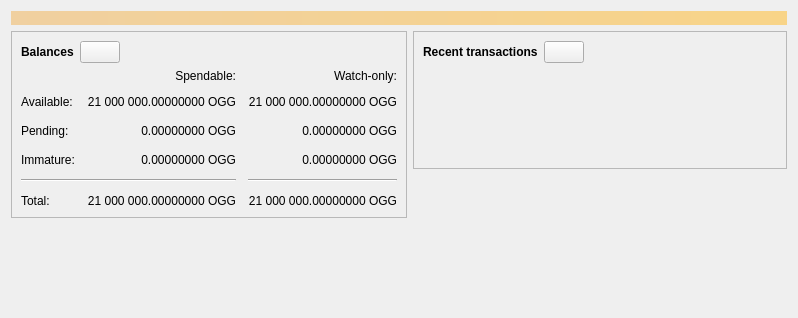
<?xml version="1.0" encoding="UTF-8"?>
<ui version="4.0">
 <class>OverviewPage</class>
 <widget class="QWidget" name="OverviewPage">
  <property name="geometry">
   <rect>
    <x>0</x>
    <y>0</y>
    <width>798</width>
    <height>318</height>
   </rect>
  </property>
  <property name="windowTitle">
   <string>Form</string>
  </property>
  <layout class="QVBoxLayout" name="topLayout">
   <item>
    <widget class="QLabel" name="labelAlerts">
     <property name="visible">
      <bool>false</bool>
     </property>
     <property name="styleSheet">
      <string notr="true">QLabel { background-color: qlineargradient(x1: 0, y1: 0, x2: 1, y2: 0, stop:0 #F0D0A0, stop:1 #F8D488); color:#000000; }</string>
     </property>
     <property name="wordWrap">
      <bool>true</bool>
     </property>
     <property name="margin">
      <number>3</number>
     </property>
     <property name="textInteractionFlags">
      <set>Qt::TextSelectableByMouse</set>
     </property>
    </widget>
   </item>
   <item>
    <layout class="QHBoxLayout" name="horizontalLayout" stretch="1,1">
     <item>
      <layout class="QVBoxLayout" name="verticalLayout_2">
       <item>
        <widget class="QFrame" name="frame">
         <property name="frameShape">
          <enum>QFrame::StyledPanel</enum>
         </property>
         <property name="frameShadow">
          <enum>QFrame::Raised</enum>
         </property>
         <layout class="QVBoxLayout" name="verticalLayout_4">
          <item>
           <layout class="QHBoxLayout" name="horizontalLayout_4">
            <item>
             <widget class="QLabel" name="label_5">
              <property name="font">
               <font>
                <weight>75</weight>
                <bold>true</bold>
               </font>
              </property>
              <property name="text">
               <string>Balances</string>
              </property>
             </widget>
            </item>
            <item>
             <widget class="QPushButton" name="labelWalletStatus">
              <property name="enabled">
               <bool>true</bool>
              </property>
              <property name="maximumSize">
               <size>
                <width>45</width>
                <height>16777215</height>
               </size>
              </property>
              <property name="toolTip">
               <string>The displayed information may be out of date. Your wallet automatically synchronizes with the oggnalive network after a connection is established, but this process has not completed yet.</string>
              </property>
              <property name="text">
               <string/>
              </property>
              <property name="icon">
               <iconset resource="../oggnalive.qrc">
                <normaloff>:/icons/warning</normaloff>
                <disabledoff>:/icons/warning</disabledoff>:/icons/warning</iconset>
              </property>
              <property name="iconSize">
               <size>
                <width>24</width>
                <height>24</height>
               </size>
              </property>
             </widget>
            </item>
            <item>
             <spacer name="horizontalSpacer_3">
              <property name="orientation">
               <enum>Qt::Horizontal</enum>
              </property>
              <property name="sizeHint" stdset="0">
               <size>
                <width>40</width>
                <height>20</height>
               </size>
              </property>
             </spacer>
            </item>
           </layout>
          </item>
          <item>
           <layout class="QGridLayout" name="gridLayout">
            <property name="spacing">
             <number>12</number>
            </property>
            <item row="2" column="2">
             <widget class="QLabel" name="labelWatchPending">
              <property name="cursor">
               <cursorShape>IBeamCursor</cursorShape>
              </property>
              <property name="toolTip">
               <string>Unconfirmed transactions to watch-only addresses</string>
              </property>
              <property name="text">
               <string notr="true">0.00000000 OGG</string>
              </property>
              <property name="alignment">
               <set>Qt::AlignRight|Qt::AlignTrailing|Qt::AlignVCenter</set>
              </property>
              <property name="textInteractionFlags">
               <set>Qt::LinksAccessibleByMouse|Qt::TextSelectableByKeyboard|Qt::TextSelectableByMouse</set>
              </property>
             </widget>
            </item>
            <item row="2" column="1">
             <widget class="QLabel" name="labelUnconfirmed">
              <property name="cursor">
               <cursorShape>IBeamCursor</cursorShape>
              </property>
              <property name="toolTip">
               <string>Total of transactions that have yet to be confirmed, and do not yet count toward the spendable balance</string>
              </property>
              <property name="text">
               <string notr="true">0.00000000 OGG</string>
              </property>
              <property name="alignment">
               <set>Qt::AlignRight|Qt::AlignTrailing|Qt::AlignVCenter</set>
              </property>
              <property name="textInteractionFlags">
               <set>Qt::LinksAccessibleByMouse|Qt::TextSelectableByKeyboard|Qt::TextSelectableByMouse</set>
              </property>
             </widget>
            </item>
            <item row="3" column="2">
             <widget class="QLabel" name="labelWatchImmature">
              <property name="cursor">
               <cursorShape>IBeamCursor</cursorShape>
              </property>
              <property name="toolTip">
               <string>Mined balance in watch-only addresses that has not yet matured</string>
              </property>
              <property name="text">
               <string notr="true">0.00000000 OGG</string>
              </property>
              <property name="alignment">
               <set>Qt::AlignRight|Qt::AlignTrailing|Qt::AlignVCenter</set>
              </property>
              <property name="textInteractionFlags">
               <set>Qt::LinksAccessibleByMouse|Qt::TextSelectableByKeyboard|Qt::TextSelectableByMouse</set>
              </property>
             </widget>
            </item>
            <item row="4" column="0" colspan="2">
             <widget class="Line" name="line">
              <property name="orientation">
               <enum>Qt::Horizontal</enum>
              </property>
             </widget>
            </item>
            <item row="4" column="2">
             <widget class="Line" name="lineWatchBalance">
              <property name="sizePolicy">
               <sizepolicy hsizetype="Preferred" vsizetype="Fixed">
                <horstretch>0</horstretch>
                <verstretch>0</verstretch>
               </sizepolicy>
              </property>
              <property name="minimumSize">
               <size>
                <width>140</width>
                <height>0</height>
               </size>
              </property>
              <property name="orientation">
               <enum>Qt::Horizontal</enum>
              </property>
             </widget>
            </item>
            <item row="5" column="0">
             <widget class="QLabel" name="labelTotalText">
              <property name="text">
               <string>Total:</string>
              </property>
             </widget>
            </item>
            <item row="3" column="1">
             <widget class="QLabel" name="labelImmature">
              <property name="cursor">
               <cursorShape>IBeamCursor</cursorShape>
              </property>
              <property name="toolTip">
               <string>Mined balance that has not yet matured</string>
              </property>
              <property name="text">
               <string notr="true">0.00000000 OGG</string>
              </property>
              <property name="alignment">
               <set>Qt::AlignRight|Qt::AlignTrailing|Qt::AlignVCenter</set>
              </property>
              <property name="textInteractionFlags">
               <set>Qt::LinksAccessibleByMouse|Qt::TextSelectableByKeyboard|Qt::TextSelectableByMouse</set>
              </property>
             </widget>
            </item>
            <item row="2" column="3">
             <spacer name="horizontalSpacer_2">
              <property name="orientation">
               <enum>Qt::Horizontal</enum>
              </property>
              <property name="sizeHint" stdset="0">
               <size>
                <width>40</width>
                <height>20</height>
               </size>
              </property>
             </spacer>
            </item>
            <item row="3" column="0">
             <widget class="QLabel" name="labelImmatureText">
              <property name="text">
               <string>Immature:</string>
              </property>
             </widget>
            </item>
            <item row="5" column="1">
             <widget class="QLabel" name="labelTotal">
              <property name="cursor">
               <cursorShape>IBeamCursor</cursorShape>
              </property>
              <property name="toolTip">
               <string>Your current total balance</string>
              </property>
              <property name="text">
               <string notr="true">21 000 000.00000000 OGG</string>
              </property>
              <property name="alignment">
               <set>Qt::AlignRight|Qt::AlignTrailing|Qt::AlignVCenter</set>
              </property>
              <property name="textInteractionFlags">
               <set>Qt::LinksAccessibleByMouse|Qt::TextSelectableByKeyboard|Qt::TextSelectableByMouse</set>
              </property>
             </widget>
            </item>
            <item row="5" column="2">
             <widget class="QLabel" name="labelWatchTotal">
              <property name="cursor">
               <cursorShape>IBeamCursor</cursorShape>
              </property>
              <property name="toolTip">
               <string>Current total balance in watch-only addresses</string>
              </property>
              <property name="text">
               <string notr="true">21 000 000.00000000 OGG</string>
              </property>
              <property name="alignment">
               <set>Qt::AlignRight|Qt::AlignTrailing|Qt::AlignVCenter</set>
              </property>
              <property name="textInteractionFlags">
               <set>Qt::LinksAccessibleByMouse|Qt::TextSelectableByKeyboard|Qt::TextSelectableByMouse</set>
              </property>
             </widget>
            </item>
            <item row="0" column="2">
             <widget class="QLabel" name="labelWatchonly">
              <property name="text">
               <string>Watch-only:</string>
              </property>
              <property name="alignment">
               <set>Qt::AlignRight|Qt::AlignTrailing|Qt::AlignVCenter</set>
              </property>
             </widget>
            </item>
            <item row="1" column="0">
             <widget class="QLabel" name="labelBalanceText">
              <property name="text">
               <string>Available:</string>
              </property>
             </widget>
            </item>
            <item row="1" column="1">
             <widget class="QLabel" name="labelBalance">
              <property name="cursor">
               <cursorShape>IBeamCursor</cursorShape>
              </property>
              <property name="toolTip">
               <string>Your current spendable balance</string>
              </property>
              <property name="text">
               <string notr="true">21 000 000.00000000 OGG</string>
              </property>
              <property name="alignment">
               <set>Qt::AlignRight|Qt::AlignTrailing|Qt::AlignVCenter</set>
              </property>
              <property name="textInteractionFlags">
               <set>Qt::LinksAccessibleByMouse|Qt::TextSelectableByKeyboard|Qt::TextSelectableByMouse</set>
              </property>
             </widget>
            </item>
            <item row="1" column="2">
             <widget class="QLabel" name="labelWatchAvailable">
              <property name="cursor">
               <cursorShape>IBeamCursor</cursorShape>
              </property>
              <property name="toolTip">
               <string>Your current balance in watch-only addresses</string>
              </property>
              <property name="text">
               <string notr="true">21 000 000.00000000 OGG</string>
              </property>
              <property name="alignment">
               <set>Qt::AlignRight|Qt::AlignTrailing|Qt::AlignVCenter</set>
              </property>
              <property name="textInteractionFlags">
               <set>Qt::LinksAccessibleByMouse|Qt::TextSelectableByKeyboard|Qt::TextSelectableByMouse</set>
              </property>
             </widget>
            </item>
            <item row="2" column="0">
             <widget class="QLabel" name="labelPendingText">
              <property name="text">
               <string>Pending:</string>
              </property>
             </widget>
            </item>
            <item row="0" column="1">
             <widget class="QLabel" name="labelSpendable">
              <property name="text">
               <string>Spendable:</string>
              </property>
              <property name="alignment">
               <set>Qt::AlignRight|Qt::AlignTrailing|Qt::AlignVCenter</set>
              </property>
             </widget>
            </item>
           </layout>
          </item>
         </layout>
        </widget>
       </item>
       <item>
        <spacer name="verticalSpacer">
         <property name="orientation">
          <enum>Qt::Vertical</enum>
         </property>
         <property name="sizeHint" stdset="0">
          <size>
           <width>20</width>
           <height>40</height>
          </size>
         </property>
        </spacer>
       </item>
      </layout>
     </item>
     <item>
      <layout class="QVBoxLayout" name="verticalLayout_3">
       <item>
        <widget class="QFrame" name="frame_2">
         <property name="frameShape">
          <enum>QFrame::StyledPanel</enum>
         </property>
         <property name="frameShadow">
          <enum>QFrame::Raised</enum>
         </property>
         <layout class="QVBoxLayout" name="verticalLayout">
          <item>
           <layout class="QHBoxLayout" name="horizontalLayout_2">
            <item>
             <widget class="QLabel" name="label_4">
              <property name="font">
               <font>
                <weight>75</weight>
                <bold>true</bold>
               </font>
              </property>
              <property name="text">
               <string>Recent transactions</string>
              </property>
             </widget>
            </item>
            <item>
             <widget class="QPushButton" name="labelTransactionsStatus">
              <property name="enabled">
               <bool>true</bool>
              </property>
              <property name="maximumSize">
               <size>
                <width>45</width>
                <height>16777215</height>
               </size>
              </property>
              <property name="toolTip">
               <string>The displayed information may be out of date. Your wallet automatically synchronizes with the oggnalive network after a connection is established, but this process has not completed yet.</string>
              </property>
              <property name="text">
               <string/>
              </property>
              <property name="icon">
               <iconset resource="../oggnalive.qrc">
                <normaloff>:/icons/warning</normaloff>
                <disabledoff>:/icons/warning</disabledoff>:/icons/warning</iconset>
              </property>
              <property name="iconSize">
               <size>
                <width>24</width>
                <height>24</height>
               </size>
              </property>
             </widget>
            </item>
            <item>
             <spacer name="horizontalSpacer">
              <property name="orientation">
               <enum>Qt::Horizontal</enum>
              </property>
              <property name="sizeHint" stdset="0">
               <size>
                <width>40</width>
                <height>20</height>
               </size>
              </property>
             </spacer>
            </item>
           </layout>
          </item>
          <item>
           <widget class="TransactionOverviewWidget" name="listTransactions">
            <property name="styleSheet">
             <string notr="true">QListView { background: transparent; }</string>
            </property>
            <property name="frameShape">
             <enum>QFrame::NoFrame</enum>
            </property>
            <property name="verticalScrollBarPolicy">
             <enum>Qt::ScrollBarAlwaysOff</enum>
            </property>
            <property name="horizontalScrollBarPolicy">
             <enum>Qt::ScrollBarAlwaysOff</enum>
            </property>
            <property name="sizeAdjustPolicy">
             <enum>QAbstractScrollArea::AdjustToContents</enum>
            </property>
            <property name="selectionMode">
             <enum>QAbstractItemView::NoSelection</enum>
            </property>
            <property name="uniformItemSizes">
             <bool>true</bool>
            </property>
           </widget>
          </item>
         </layout>
        </widget>
       </item>
       <item>
        <spacer name="verticalSpacer_2">
         <property name="orientation">
          <enum>Qt::Vertical</enum>
         </property>
         <property name="sizeHint" stdset="0">
          <size>
           <width>20</width>
           <height>40</height>
          </size>
         </property>
        </spacer>
       </item>
      </layout>
     </item>
    </layout>
   </item>
  </layout>
 </widget>
 <customwidgets>
  <customwidget>
   <class>TransactionOverviewWidget</class>
   <extends>QListView</extends>
   <header>qt/transactionoverviewwidget.h</header>
  </customwidget>
 </customwidgets>
 <resources/>
 <connections/>
</ui>
